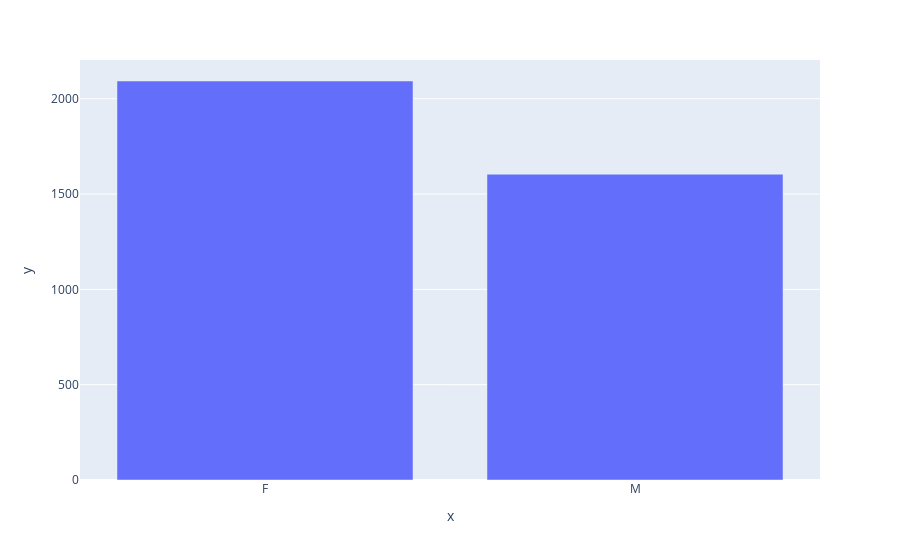

Here is the notebook cell this chart was saved with:
### Code cell
temp=customer_data_copy.loc[customer_data_copy['credit_card_default']==1]
gndr_df2 = temp.groupby('gender')['credit_card_default'].count().sort_values(ascending = False).reset_index()
print(gndr_df2)
fig2 = plt.bar(x = gndr_df2['gender'], y = gndr_df2['credit_card_default'])
fig2.show()

### Figure 1 — Plotly figure (JSON) as saved in the notebook; plotly's stock layout.template omitted (floating-point values rounded to 4 significant figures)
{"data": [{"alignmentgroup": "True", "hovertemplate": "x=%{x}<br>y=%{y}<extra></extra>", "legendgroup": "", "marker": {"color": "#636efa", "pattern": {"shape": ""}}, "name": "", "offsetgroup": "", "orientation": "v", "showlegend": false, "textposition": "auto", "type": "bar", "x": ["F", "M"], "xaxis": "x", "y": [2093, 1604], "yaxis": "y"}], "layout": {"barmode": "relative", "legend": {"tracegroupgap": 0}, "margin": {"t": 60}, "xaxis": {"anchor": "y", "domain": [0, 1], "title": {"text": "x"}}, "yaxis": {"anchor": "x", "domain": [0, 1], "title": {"text": "y"}}}}
